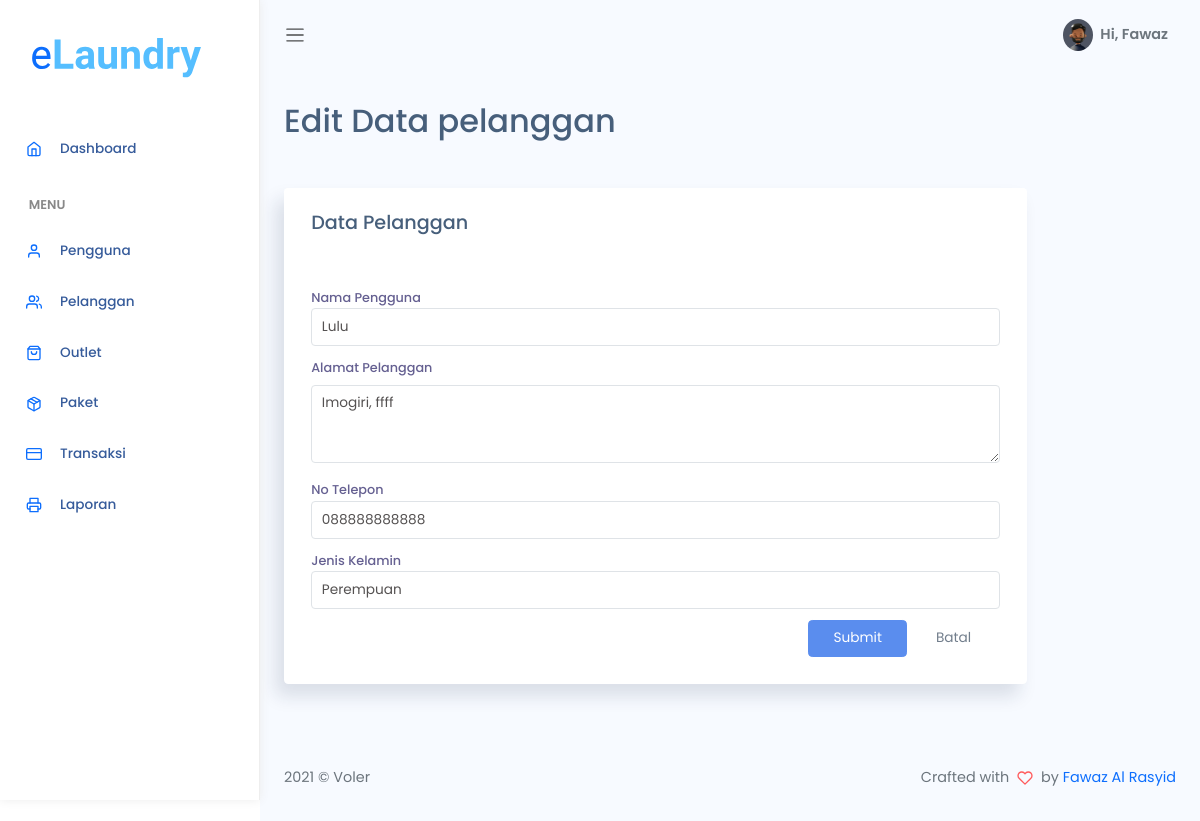
Page /admin/edit_pelanggan.php?id=23 (signed in) on the committed database.
### tables this page shows
CREATE TABLE `pelanggan` (
  `id_pelanggan` int(11) NOT NULL,
  `nama_pelanggan` varchar(228) NOT NULL,
  `alamat_pelanggan` text NOT NULL,
  `jenis_kelamin` enum('L','P') NOT NULL,
  `telp_pelanggan` varchar(15) NOT NULL
);

### admin/edit_pelanggan.php (the view, shortened to what this page needs)
<?php
$title = 'Edit Data pelanggan';
require 'koneksi.php';
$id = $_GET['id'];
$query = "SELECT * FROM pelanggan WHERE id_pelanggan = $id";
$queryedit = mysqli_query($conn, $query);
require 'header.php';
?>
<div class="main-content container-fluid">
    <div class="page-title mb-5">
        <h3><?= $title; ?></h3>
    </div>
    <section class="section">
        <section id="basic-vertical-layouts">
            <div class="col-md-10 col-12">
                <div class="card">
                    <div class="card-header">
                        <h4 class="card-title">Data Pelanggan</h4>
                    </div>
                    <div class="card-content">
                        <div class="card-body">
                            <?php while ($edit = mysqli_fetch_array($queryedit)) {
                    ?>
                            <form class="form form-vertical" action="" method="POST">
                                <div class="form-body">
                                    <div class="row">
                                        <div class="col-12">
                                            <div class="form-group">
                                                <label for="first-name-vertical">Nama Pengguna</label>
                                                <input type="text" id="first-name-vertical" class="form-control"
                                                    name="nama_pelanggan" value="<?= $edit['nama_pelanggan']; ?>"
                                                    placeholder="Nama">
                                            </div>
                                        </div>
                                        <div class="col-12">
                                            <div class="form-group mb-3">
                                                <label for="exampleFormControlTextarea1" class="form-label">Alamat
                                                    Pelanggan</label>
                                                <textarea class="form-control" id="exampleFormControlTextarea1"
                                                    name="alamat_pelanggan"
                                                    rows="3"><?= $edit['alamat_pelanggan']; ?></textarea>
                                            </div>
                                        </div>
                                        <div class="col-12">
                                            <div class="form-group">
                                                <label for="contact-info-vertical">No Telepon</label>
                                                <input type="number" id="contact-info-vertical" class="form-control"
                                                    name="telp_pelanggan" value="<?= $edit['telp_pelanggan']; ?>"
                                                    placeholder="No Telp">
                                            </div>
                                        </div>
                                        <div class="form-group">
                                            <label for="defaultSelect">Jenis Kelamin</label>
                                            <select name="jenis_kelamin" class="form-control form-control"
                                                id="defaultSelect">
                                                <option value="P" <?php if ($edit['jenis_kelamin'] == 'P') {
                                                                echo "selected";
                                                            } ?>>Perempuan</option>
                                            </select>
                                        </div>
                                        <div class="col-12 d-flex justify-content-end">
                                            <button type="submit" name="btn-simpan"
                                                class="btn btn-primary me-1 mb-1">Submit</button>
                                            <button href="javascript:void(0)" onclick="window.history.back();"
                                                type="reset" class="btn btn-light-secondary me-1 mb-1">Batal</button>
                                        </div>
                                    </div>
                                </div>
                            </form>
                        </div>
                    </div>
                </div>
            </div>
        </section>
</div>
<?php } ?>
<?php require 'footer.php';

### assets/css/app.css (style rules this page uses)
* { font-family: 'Poppins', sans-serif; }
#main .main-content { padding: 2rem 1.5rem }
#main .main-content .page-title h3 { font-size: 2rem }
a, button { outline: 0 }
.btn.btn-danger, .btn.btn-dark, .btn.btn-info, .btn.btn-light, .btn.btn-link, .btn.btn-primary, .btn.btn-secondary, .btn.btn-success, .btn.btn-warning { color: #fff }
.form-group { margin-bottom: .7rem }
.form-group label { font-size: .800rem; color: rgba(35, 28, 99, .7); font-weight: 500 }
.card { box-shadow: -8px 12px 18px 0 rgba(25, 42, 70, .13); margin-bottom: 2.2rem }
.card .card-header { border: none }
.card .card-header h4 { font-size: 1.2rem }
.card .card-content { position: relative }
.card .card-title { font-size: 1.2rem }
.card .card-body { padding: 1.4rem 1.7rem }

### rows in the picture
pelanggan: nama_pelanggan "Lulu", alamat_pelanggan "Imogiri, ffff", telp_pelanggan "088888888888", jenis_kelamin "Perempuan"

### other values in the picture
$_SESSION['nama_user'] "Fawaz"
$title "Edit Data pelanggan"
